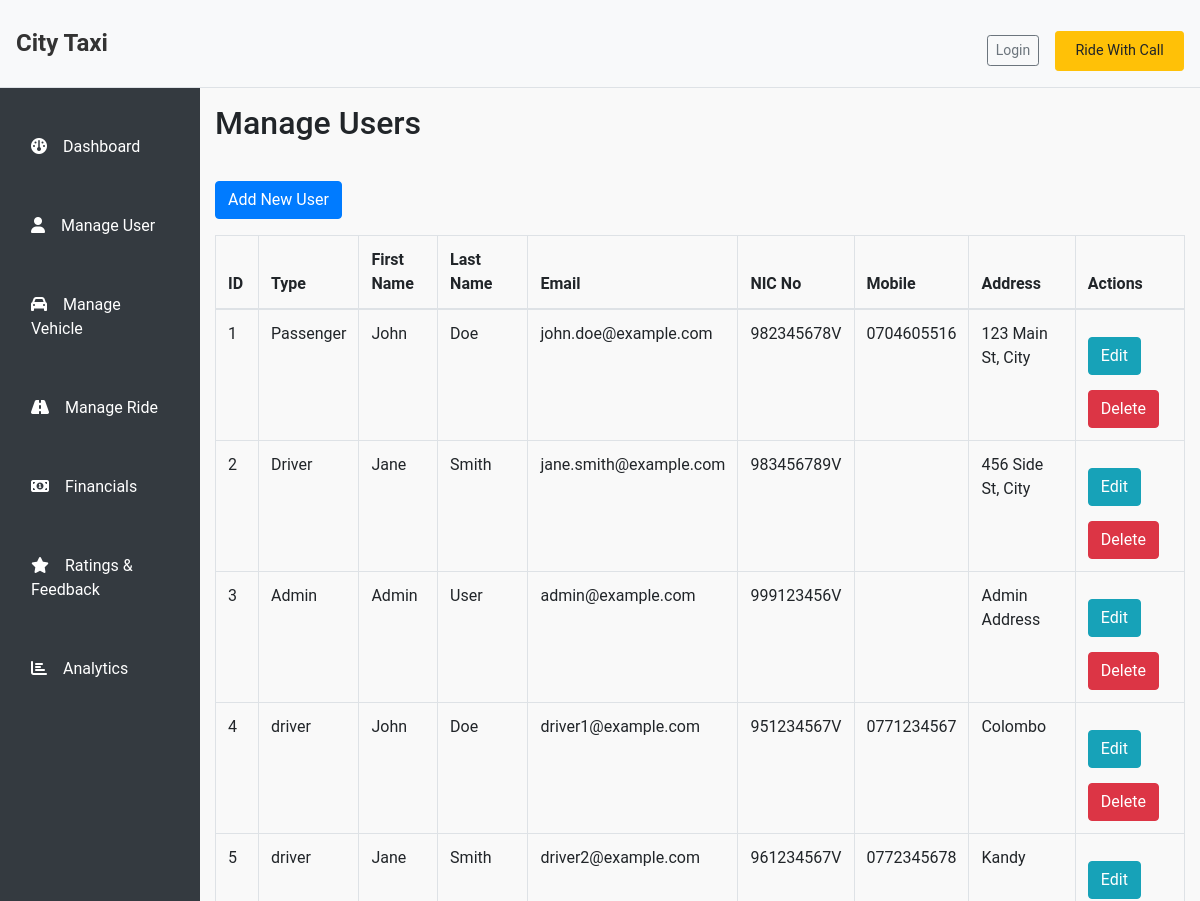
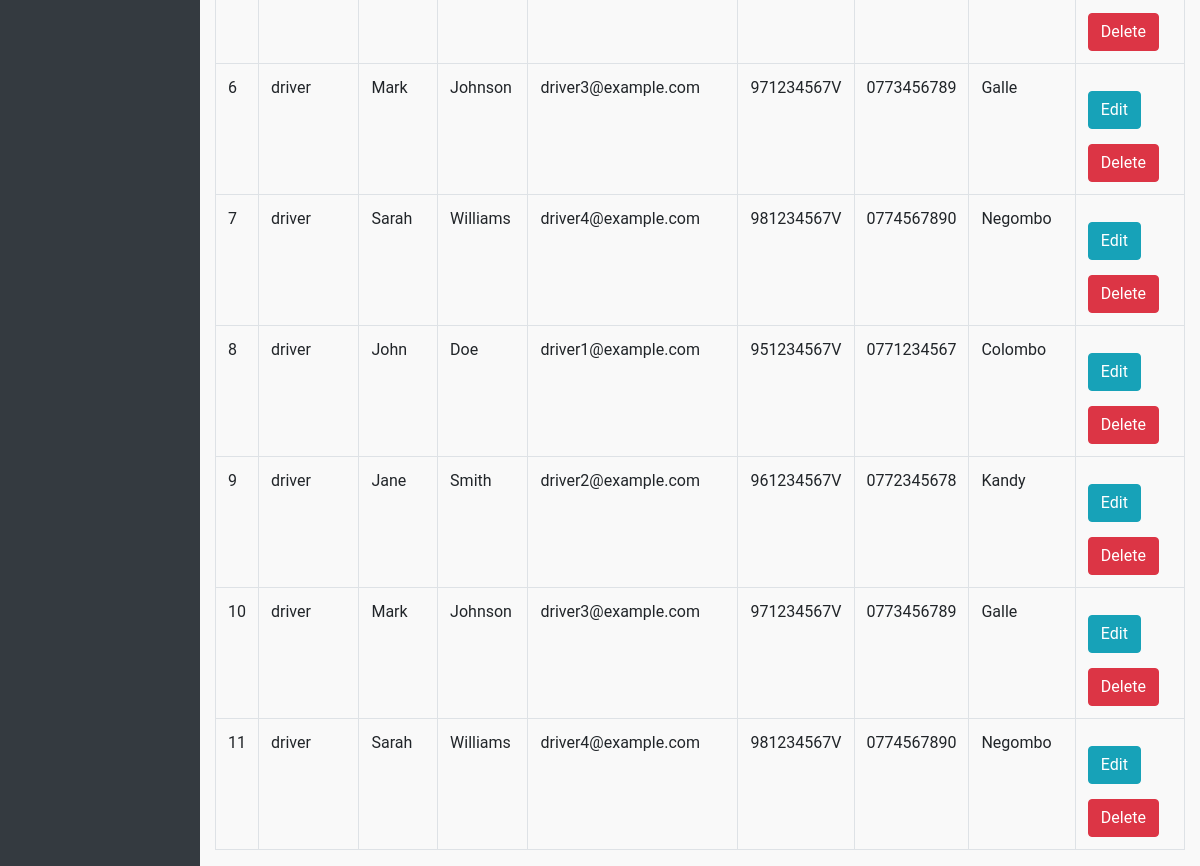
/AdminDashboard.php?page=manageUser, run on the app's committed database (2 pictures, top to bottom).
### tables this page shows
CREATE TABLE `users` (
  `user_ID` int(11) NOT NULL,
  `user_type` varchar(50) DEFAULT NULL,
  `password` varchar(255) DEFAULT NULL,
  `Email` varchar(255) NOT NULL,
  `First_name` varchar(50) DEFAULT NULL,
  `Last_name` varchar(50) DEFAULT NULL,
  `NIC_No` varchar(20) DEFAULT NULL,
  `mobile_number` varchar(15) DEFAULT NULL,
  `Address` varchar(255) DEFAULT NULL,
  `user_img` varchar(255) DEFAULT NULL
);

### Functions/Common/SessionManager.php (called while the page is built, shortened)
<?php
class SessionManager {
    public static function isLoggedIn() {
        return isset($_SESSION['logged_in']) && $_SESSION['logged_in'] === true;
    }
}

### Functions/Common/Users.php (called while the page is built, shortened)
<?php
include_once 'Database.php';
include_once 'SessionManager.php';
class Users {
    private $conn;
    public function __construct() {
        $this->db = new Database();
        $this->conn = $this->db->getConnection();
    }
    public function fetchAllInfoFromUsers() {
        $query = "SELECT user_ID, user_type, First_name, Last_name, Email, NIC_No, mobile_number, Address FROM Users";
        $stmt = $this->conn->prepare($query);
        $stmt->execute();
        return $stmt->fetchAll(PDO::FETCH_ASSOC);
    }
}

### Functions/Common/Database.php (called while the page is built, shortened)
<?php
class Database {
    private $conn;
    public function open() {
        $dotenv = parse_ini_file(__DIR__ . '/../../env/.env');
        $host = $dotenv['DB_HOST'];
        $dbname = $dotenv['DB_NAME'];
        $user = $dotenv['DB_USER'];
        $password = $dotenv['DB_PASSWORD'];
        try {
            $this->conn = new PDO("mysql:host=$host;dbname=$dbname", $user, $password);
            $this->conn->setAttribute(PDO::ATTR_ERRMODE, PDO::ERRMODE_EXCEPTION);
        } catch (PDOException $e) {
            echo "Connection failed: " . $e->getMessage();
        }
        return $this->conn;
    }
    public function getConnection() {
        return $this->conn;
    }
}

### TemplateParts/Admin/PanelParts/manageUser.php (the view, shortened to what this page needs)
<?php
include_once 'Functions/Common/Database.php';
include_once 'Functions/Common/Users.php';
$users = new Users();
$userList = $users->fetchAllInfoFromUsers();
?>
<div class="container mt-3">
    <div class="row">
        <h2>Manage Users</h2>
    </div>
</div>
<div class="container mt-3">
    <div class="row">
        <a href="javascript:void(0);" class="btn btn-primary mb-3" onclick="openModalForNewUser()">Add New User</a>
        <table class="table table-bordered">
            <thead>
                <tr>
                    <th>ID</th>
                    <th>Type</th>
                    <th>First Name</th>
                    <th>Last Name</th>
                    <th>Email</th>
                    <th>NIC No</th>
                    <th>Mobile</th>
                    <th>Address</th>
                    <th>Actions</th>
                </tr>
            </thead>
            <tbody>
                <?php foreach ($userList as $user): ?>
                <tr>
                    <td><?= htmlspecialchars($user['user_ID']) ?></td>
                    <td><?= htmlspecialchars($user['user_type']) ?></td>
                    <td><?= htmlspecialchars($user['First_name']) ?></td>
                    <td><?= htmlspecialchars($user['Last_name']) ?></td>
                    <td><?= htmlspecialchars($user['Email']) ?></td>
                    <td><?= htmlspecialchars($user['NIC_No']) ?></td>
                    <td><?= htmlspecialchars($user['mobile_number']) ?></td>
                    <td><?= htmlspecialchars($user['Address']) ?></td>
                    <td>
                        <a href="javascript:void(0);" class="btn btn-info" onclick="loadUserDetails('<?= $user['user_ID'] ?>')">Edit</a>
                        <a href="?delete=<?= $user['user_ID'] ?>" class="btn btn-danger" onclick="return confirm('Are you sure you want to delete this user?');">Delete</a>
                    </td>
                </tr>
                <?php endforeach; ?>
            </tbody>
        </table>
    </div>
</div>

### TemplateParts/Header/header.php (shortened to what this page needs)
<!DOCTYPE html>
<html lang="en">
<head>
    <link rel="stylesheet" href="https://stackpath.bootstrapcdn.com/bootstrap/4.5.2/css/bootstrap.min.css">
    <link rel="stylesheet" href="https://cdnjs.cloudflare.com/ajax/libs/font-awesome/5.15.4/css/all.min.css">
    <link rel="stylesheet" href="https://cdnjs.cloudflare.com/ajax/libs/sweetalert/1.1.3/sweetalert.min.css">
    <link rel="stylesheet" href="https://unpkg.com/leaflet/dist/leaflet.css" />
    <link rel="stylesheet" href="/CityTaxi/Assets/Css/style.css">
    <link rel="stylesheet" href="https://cdnjs.cloudflare.com/ajax/libs/font-awesome/6.0.0-beta3/css/all.min.css" />
    <?php
        $rootPath = $_SERVER['DOCUMENT_ROOT'] . '/CityTaxi/';
        include $rootPath . 'Functions/Common/PathHandler.php';
        include $_SERVER['DOCUMENT_ROOT'] . '/CityTaxi/Functions/Common/SessionManager.php';
    ?>
</head>
<body>
    <header class="d-flex justify-content-between align-items-center p-3 bg-light border-bottom">
        <div class="d-flex align-items-center">
            <h1 class="navbar-brand mb-0">City Taxi</h1>
        </div>
        <div class="d-flex align-items-center">
            <?php if (SessionManager::isLoggedIn()): ?>
                <div class="mr-3">
                    <h5 class="mb-0">Welcome, <?php echo SessionManager::get('first_name') . ' ' . SessionManager::get('last_name'); ?>!</h5>
                </div>
                <?php
                    $userType = SessionManager::get('user_type');
                    $profileLink = ($userType === 'Passenger') ? 'Pages/Passenger/profile.php' : 'Pages/Driver/profile.php';
                ?>
                <a href="<?php echo $profileLink; ?>" class="btn btn-secondary btn-sm ml-3" id="myprofile-hide-btn">Visit My Profile</a>
                <a href="javascript:void(0);" onclick="confirmLogout();" class="btn btn-outline-secondary btn-sm ml-3">Logout</a>
            <?php else: ?>
                <a href="login.php" class="btn btn-outline-secondary btn-sm ml-3">Login</a>
            <?php endif; ?>
            <a href="#" class="btn btn-warning btn-sm ml-3">Ride With Call</a>
        </div>
    </header>

### Functions/Common/PathHandler.php (shortened to what this page needs)
<?php
function showLinkOnDashboard($link) {
    $currentPage = basename($_SERVER['PHP_SELF']);
    if ($currentPage === 'AdminDashboard.php') {
        echo $link;
    }
}
?>

### AdminDashboard.php (shortened to what this page needs)
<?php
include 'TemplateParts/Header/header.php';
?>
<div class="container-fluid">
    <div class="row flex-nowrap">
        <div class="bg-dark col-auto col-md-2 min-vh-100">
            <div class="bg-dark">
                <ul class="nav nav-pills flex-column mt-4">
                    <li class="nav-item">
                        <a class="nav-link text-white mb-4" href="?page=dashboard">
                            <i class="fa-solid fa-gauge mr-3"></i><span class="ms-3 d-none d-sm-inline">Dashboard</span>
                        </a>
                    </li>
                    <li class="nav-item">
                        <a class="nav-link text-white mb-4" href="?page=manageUser">
                            <i class="fas fa-user mr-3"></i><span class="ms-3 d-none d-sm-inline">Manage User</span>
                        </a>
                    </li>
                    <li class="nav-item">
                        <a class="nav-link text-white mb-4" href="?page=manageVehicle">
                            <i class="fas fa-car mr-3"></i><span class="ms-3 d-none d-sm-inline">Manage Vehicle</span>
                        </a>
                    </li>
                    <li class="nav-item">
                        <a class="nav-link text-white mb-4" href="?page=manageRide">
                            <i class="fas fa-road mr-3"></i><span class="ms-3 d-none d-sm-inline">Manage Ride</span>
                        </a>
                    </li>
                    <li class="nav-item">
                        <a class="nav-link text-white mb-4" href="?page=financials">
                            <i class="fas fa-money-bill-alt mr-3"></i><span class="ms-3 d-none d-sm-inline">Financials</span>
                        </a>
                    </li>
                    <li class="nav-item">
                        <a class="nav-link text-white mb-4" href="?page=ratingsFeedback">
                            <i class="fas fa-star mr-3"></i><span class="ms-3 d-none d-sm-inline">Ratings & Feedback</span>
                        </a>
                    </li>
                    <li class="nav-item">
                        <a class="nav-link text-white mb-4" href="?page=analytics">
                            <i class="fas fa-chart-bar mr-3"></i><span class="ms-3 d-none d-sm-inline">Analytics</span>
                        </a>
                    </li>
                </ul>
            </div>
        </div>
        <div class="col-md-10">
    <?php
    if (isset($_GET['page'])) {
        $page = $_GET['page'];
        switch ($page) {
            case 'manageUser':
                include('TemplateParts/Admin/PanelParts/manageUser.php');
                break;
        }
    } else {
        include('dashboard.php');
    }
    ?>
</div>

### Assets/Css/style.css (style rules this page uses)
body { background-color: #f9f9f9; font-family: 'Roboto', sans-serif; }
h1 { font-family: 'Roboto', sans-serif; color: #333; font-weight: 200; }
.navbar-brand { font-size: 1.5rem; font-weight: bold; }
header .btn-warning { font-size: 0.9rem; padding: 0.5rem 1.2rem; }
a { color: #ffc107; font-size: 1rem; margin-top: 15px; display: block; }

### data on the page
users: user_ID "1", user_type "Passenger", First_name "John", Last_name "Doe", Email "john.doe@example.com", NIC_No "982345678V", mobile_number "0704605516", Address "123 Main St, City"
users: user_ID "2", user_type "Driver", First_name "Jane", Last_name "Smith", Email "jane.smith@example.com", NIC_No "983456789V", Address "456 Side St, City"
users: user_ID "3", user_type "Admin", First_name "Admin", Last_name "User", Email "admin@example.com", NIC_No "999123456V", Address "Admin Address"
users: user_ID "4", user_type "driver", First_name "John", Last_name "Doe", Email "driver1@example.com", NIC_No "951234567V", mobile_number "0771234567", Address "Colombo"
users: user_ID "5", user_type "driver", First_name "Jane", Last_name "Smith", Email "driver2@example.com", NIC_No "961234567V", mobile_number "0772345678", Address "Kandy"
users: user_ID "6", user_type "driver", First_name "Mark", Last_name "Johnson", Email "driver3@example.com", NIC_No "971234567V", mobile_number "0773456789", Address "Galle"
users: user_ID "7", user_type "driver", First_name "Sarah", Last_name "Williams", Email "driver4@example.com", NIC_No "981234567V", mobile_number "0774567890", Address "Negombo"
users: user_ID "8", user_type "driver", First_name "John", Last_name "Doe", Email "driver1@example.com", NIC_No "951234567V", mobile_number "0771234567", Address "Colombo"
users: user_ID "9", user_type "driver", First_name "Jane", Last_name "Smith", Email "driver2@example.com", NIC_No "961234567V", mobile_number "0772345678", Address "Kandy"
users: user_ID "10", user_type "driver", First_name "Mark", Last_name "Johnson", Email "driver3@example.com", NIC_No "971234567V", mobile_number "0773456789", Address "Galle"
users: user_ID "11", user_type "driver", First_name "Sarah", Last_name "Williams", Email "driver4@example.com", NIC_No "981234567V", mobile_number "0774567890", Address "Negombo"
